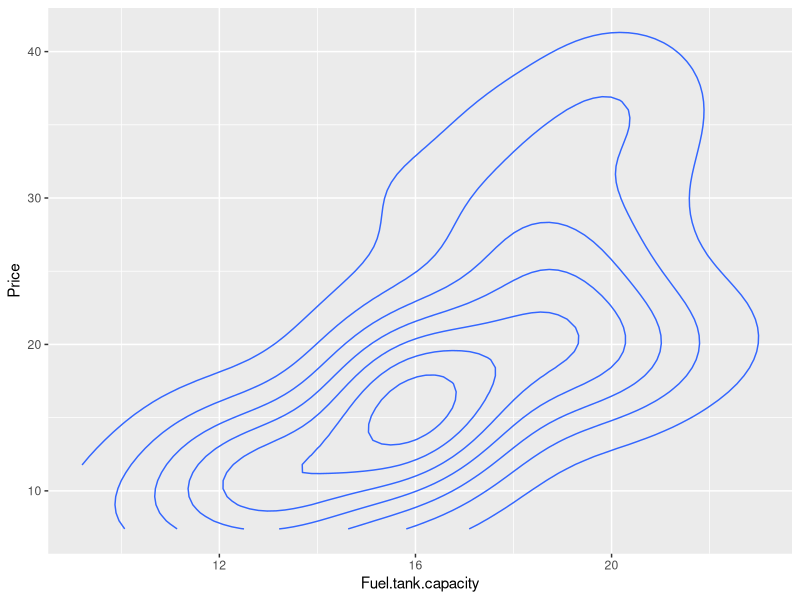
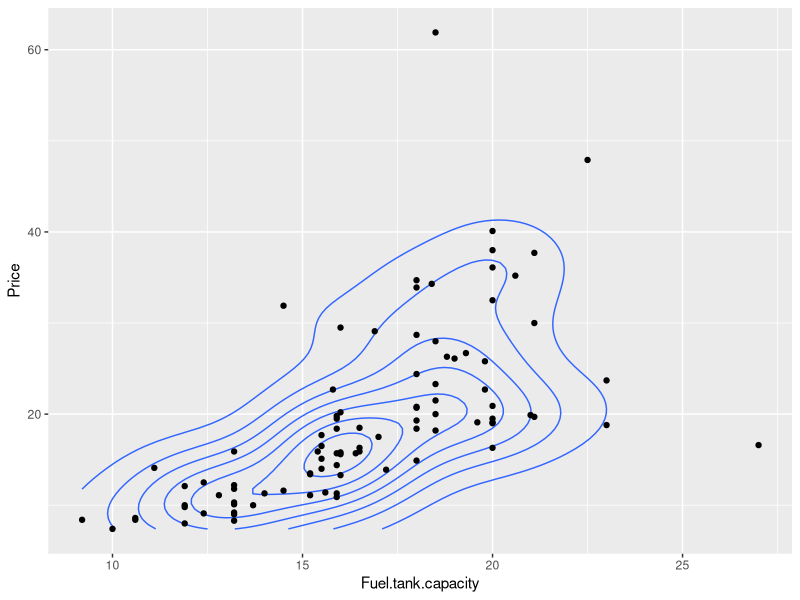
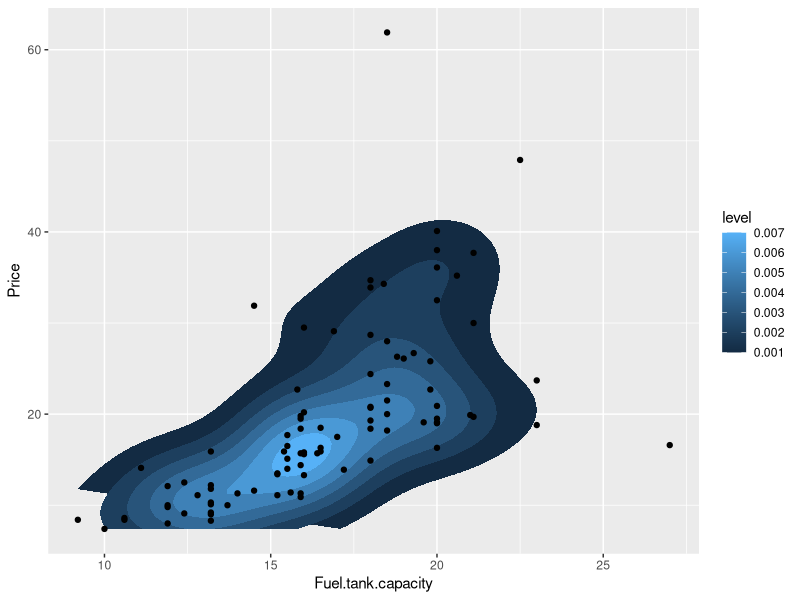
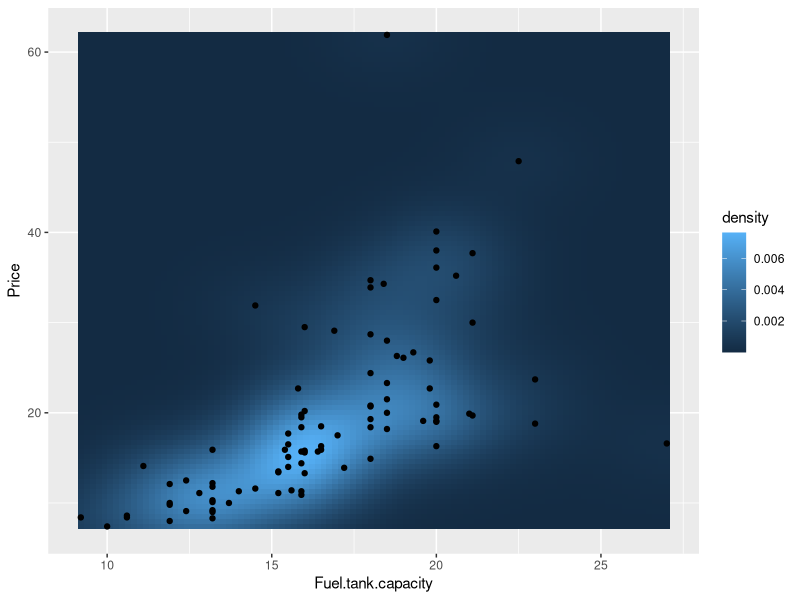
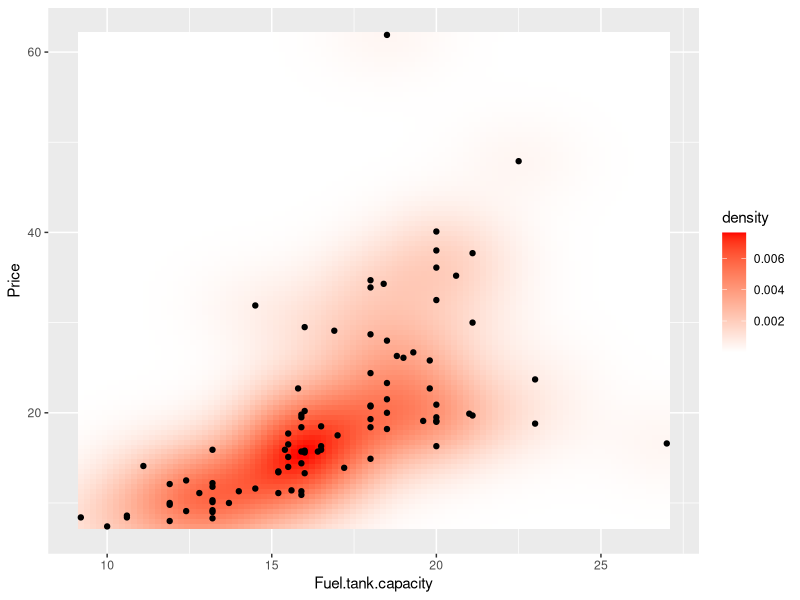
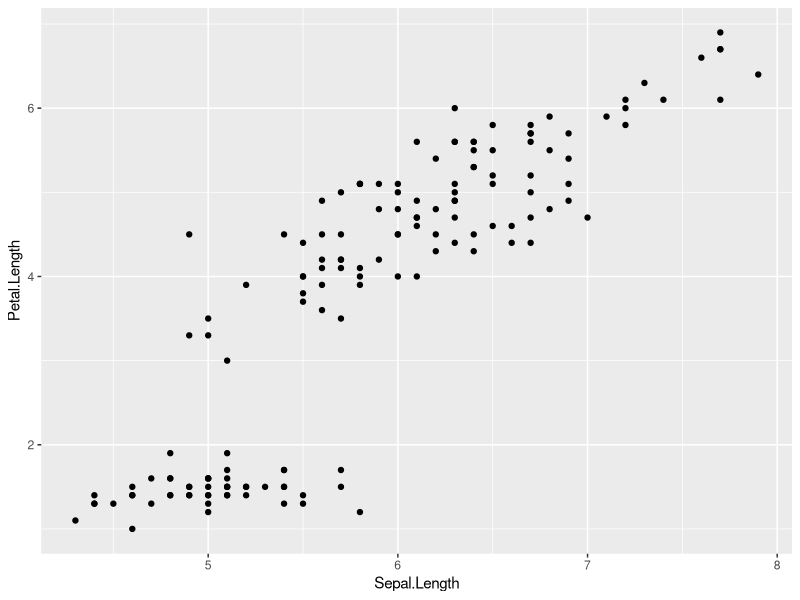
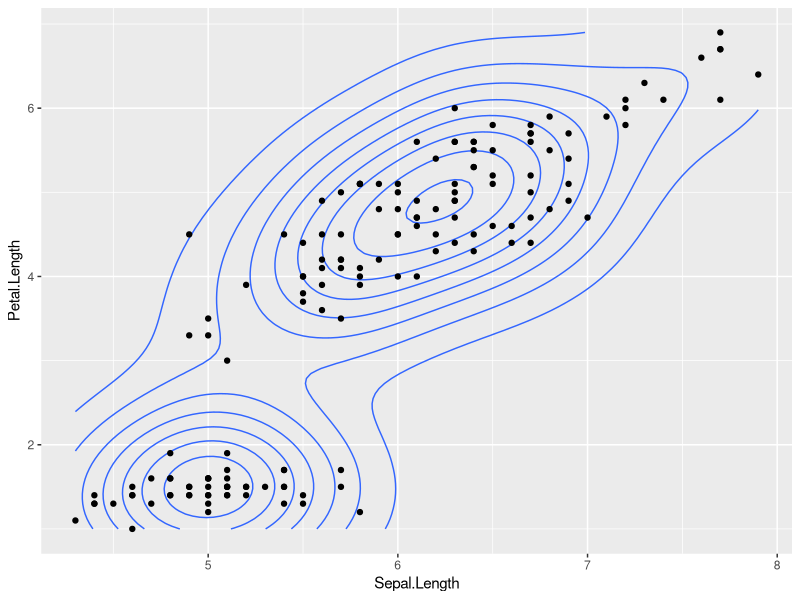
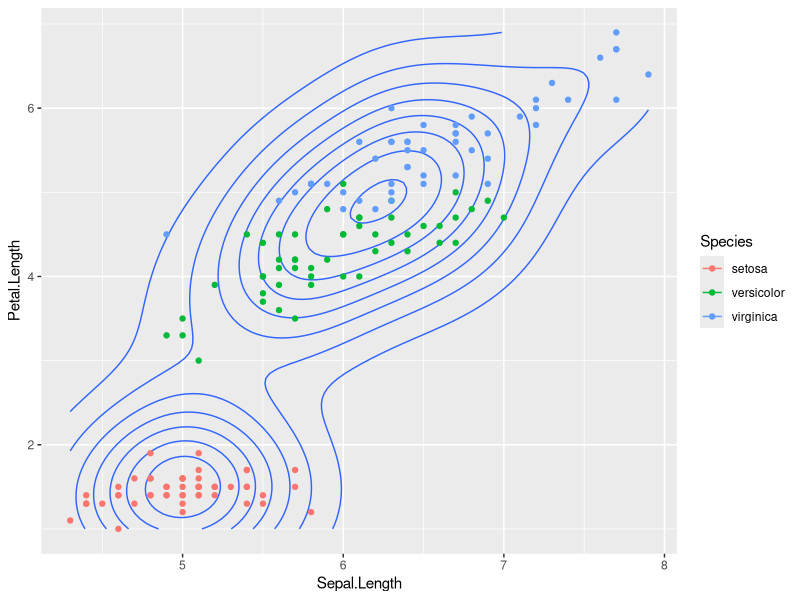

R code for these plots, in order:
## ---- chunk 1
library(MASS)
library(ggplot2)
data(Cars93)
#Sys.sleep(10)
## ---- chunk 2
ggplot(data = Cars93) + 
  geom_density2d(aes(x = Fuel.tank.capacity, y = Price))
## ---- chunk 3
ggplot(data = Cars93) + 
  geom_density2d(aes(x = Fuel.tank.capacity, y = Price)) + 
  geom_point(aes(x = Fuel.tank.capacity, y = Price))
## ---- chunk 4
ggplot(data = Cars93) + 
  stat_density2d(aes(x = Fuel.tank.capacity, y = Price, fill = ..level..), 
                 geom = "polygon") + 
  geom_point(aes(x = Fuel.tank.capacity, y = Price))
## ---- chunk 5
ggplot(data = Cars93) + 
  stat_density2d(aes(x = Fuel.tank.capacity, y = Price, fill = ..density..), 
                 geom = "tile", contour = F) + 
  geom_point(aes(x = Fuel.tank.capacity, y = Price))
## ---- chunk 6
ggplot(data = Cars93) + 
  stat_density2d(aes(x = Fuel.tank.capacity, y = Price, fill = ..density..), 
                 geom = "tile", contour = F) + 
  geom_point(aes(x = Fuel.tank.capacity, y = Price)) +
  scale_fill_gradient(low = "white", high = "red")
## ---- chunk 7
data("iris")
head(iris)

ggplot(data = iris, aes(x = Sepal.Length, y = Petal.Length)) + 
  geom_point()
## ---- chunk 8
ggplot(data = iris, aes(x = Sepal.Length, y = Petal.Length)) + 
  geom_density2d() + 
  geom_point()
## ---- chunk 9
ggplot(data = iris, aes(x = Sepal.Length, y = Petal.Length)) + 
  geom_density2d() + 
  geom_point(aes(color = Species))
## ---- chunk 10
ggplot(data = iris, aes(x = Sepal.Length, y = Petal.Length)) + 
  geom_density2d(h = c(1, 1/2)) + 
  geom_point(aes(color = Species))
## ---- chunk 11
#install.packages("GGally")
library(GGally)
my_vars <- c("Price", "Fuel.tank.capacity", "Passengers", "AirBags", "EngineSize")
color_var <- "Origin"
cars_sub <- Cars93[, c(my_vars, color_var)]
ggpairs(cars_sub)

